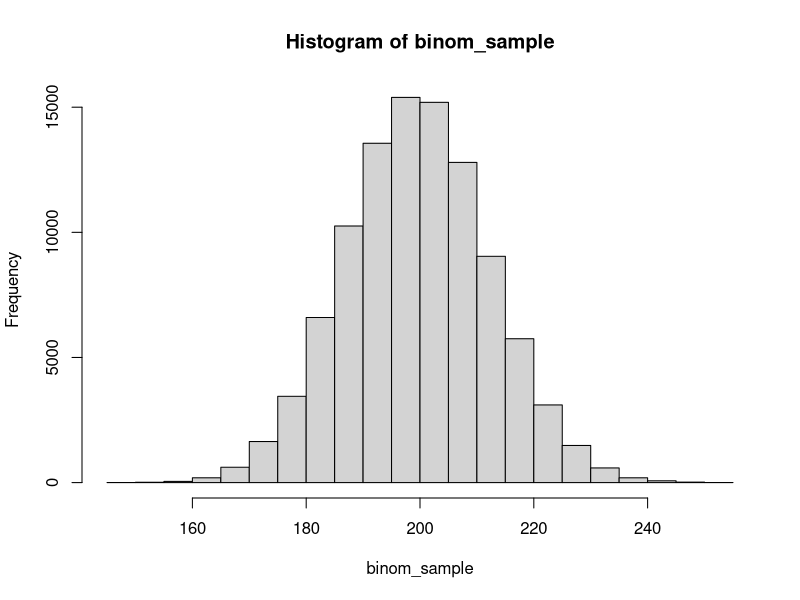
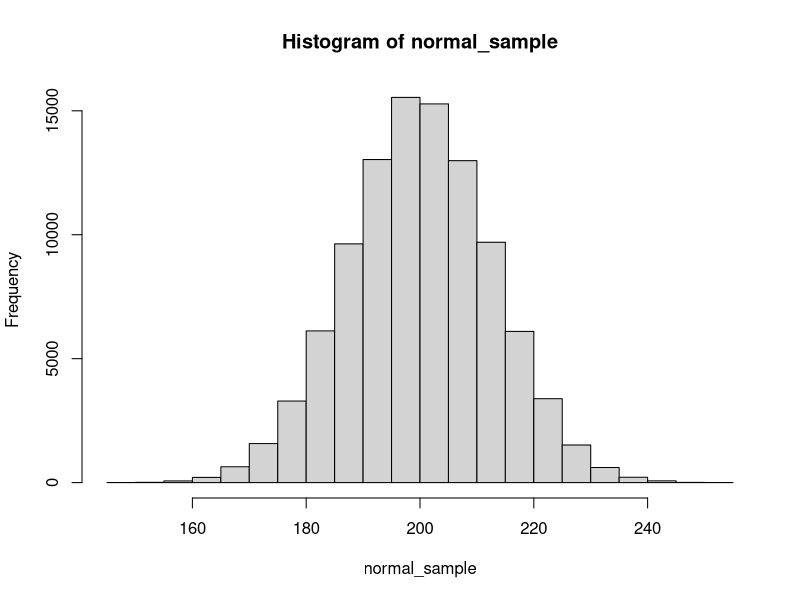

The R script that drew these images, in order:
probability_fair <- dbinom(11, 20, 0.50)
probability_biased <- dbinom(11, 20, 0.75)

probability_fair
probability_biased

#calculate the posterior probaility of a fair coin

probability_fair/ (probability_fair + probability_biased)

# Pobaility that 14/20 heads is fair

dbinom(14,20,0.5)/(dbinom(14,20,0.50) +dbinom(14,20,0.75))

dbinom(18,20,0.5)/(dbinom(18,20,0.50) +dbinom(18,20,0.75))
#Prob that 17/20 is fair
probability_17_fair <- dbinom(17, 20, .5)
probability_17_fair <- dbinom(17, 20, .75)

# prob that the coin is fair given a 92% prior prob
(probability_17_fair*.92)/(probability_17_fair*.92 + probability_17_fair *.08)

#1000,000 draws from Binomial(1000, 0.2)
binom_sample <- rbinom(100000, 1000, 0.20)
binom_sample

#100,000 from normal distribution use rnorm <- normal sample
normal_sample <- rnorm(100000, 1000*0.2, sqrt(1000*0.2*(1-0.2)))
normal_sample

#compare the two distributions
hist(binom_sample)
hist(normal_sample)

#use binom sample to calculate prob. of 190 heads or less
mean(binom_sample <= 190)

#use normal sample to calculate prob. of 190 heads or less
mean(normal_sample <= 190)

#calculate pbinom of binomial distribution
pbinom(190, 1000, 0.2)

#calculate onorm of normal distribution
pnorm(190, 200, sqrt(160))
